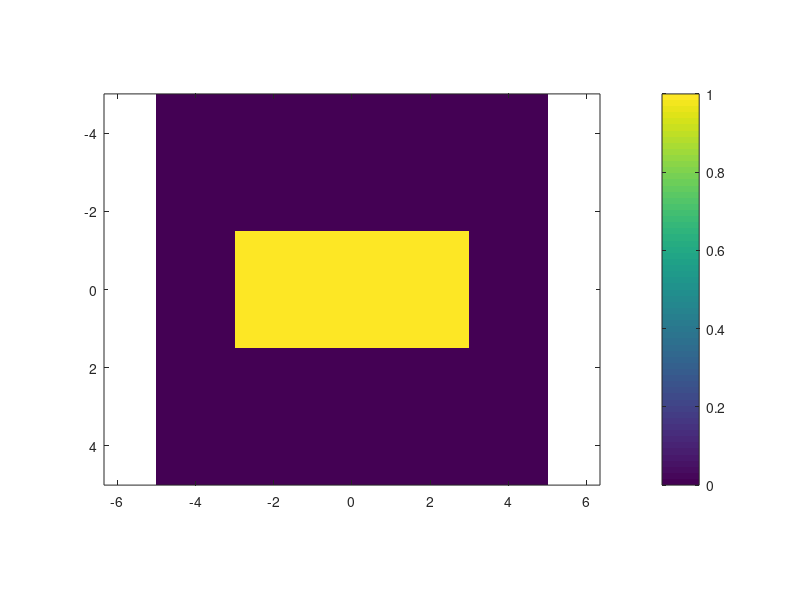
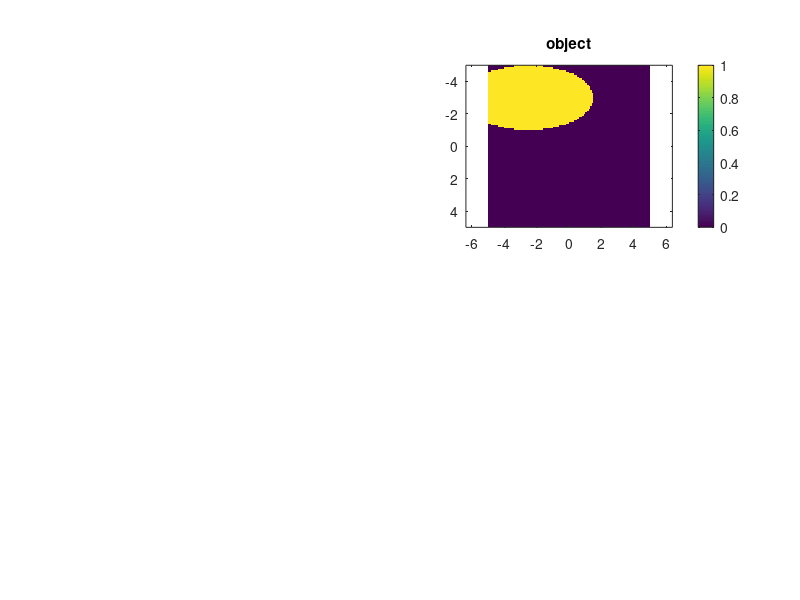

Source code (MATLAB) for these figures, in order:
%close all; clc; clear all;
% define grid
Sx = 10;
Sy = 10;
Nx = 100;
Ny = round(Nx*Sy/Sx);
%meshgrid
dx = Sx/Nx;
dy = Sy/Ny;
xa = [0.5:Nx-0.5]*dx;       xa = xa-mean(xa);
ya = [0.5:Ny-0.5]*dy;       ya = ya-mean(ya);
[Y,X] = meshgrid(ya,xa);
RSQ = X.^2 + Y.^2;
%%
% rotate coordinates
degrees = pi/180;
phi     = 0*degrees;
[THETA,R] = cart2pol(X,Y);
[X,Y]     = pol2cart(THETA +phi,R);
% build object
x1 = -3;
x2 =  3; 
y1 = -1.5;
y2 =  1.5;
O1 = (X>=x1 & X<=x2 & Y>=y1 & Y<=y2);

figure(1)
imagesc(xa,ya,O1.')
%imagesc(xa,ya,THETA.');
%imagesc(xa,ya,R.');
axis equal tight;
colorbar;
%%
% visualize radial grid
figure(2)
%subplot(1,2,1);
%imagesc(xa,ya,RSQ.');
%imagesc(xa,ya,THETA.');
imagesc(xa,ya,R.');
axis equal tight;
colorbar;
title('RSQ');

%% build a circle
r = 4;
C = (RSQ <= r^2);

% visualize radial grid
subplot(1,2,2);
imagesc(xa,ya,C.');
axis equal tight;
colorbar;
title('object');

%% build a ellipse
x0 = -2.5;
y0 = -3; 
rx = 4;
ry = 2;
E = ((X-x0)/rx).^2 + ((Y-y0)/ry).^2 <= 1;
subplot(2,2,2);
imagesc(xa,ya,E.');
axis equal tight;
colorbar;
title('object');